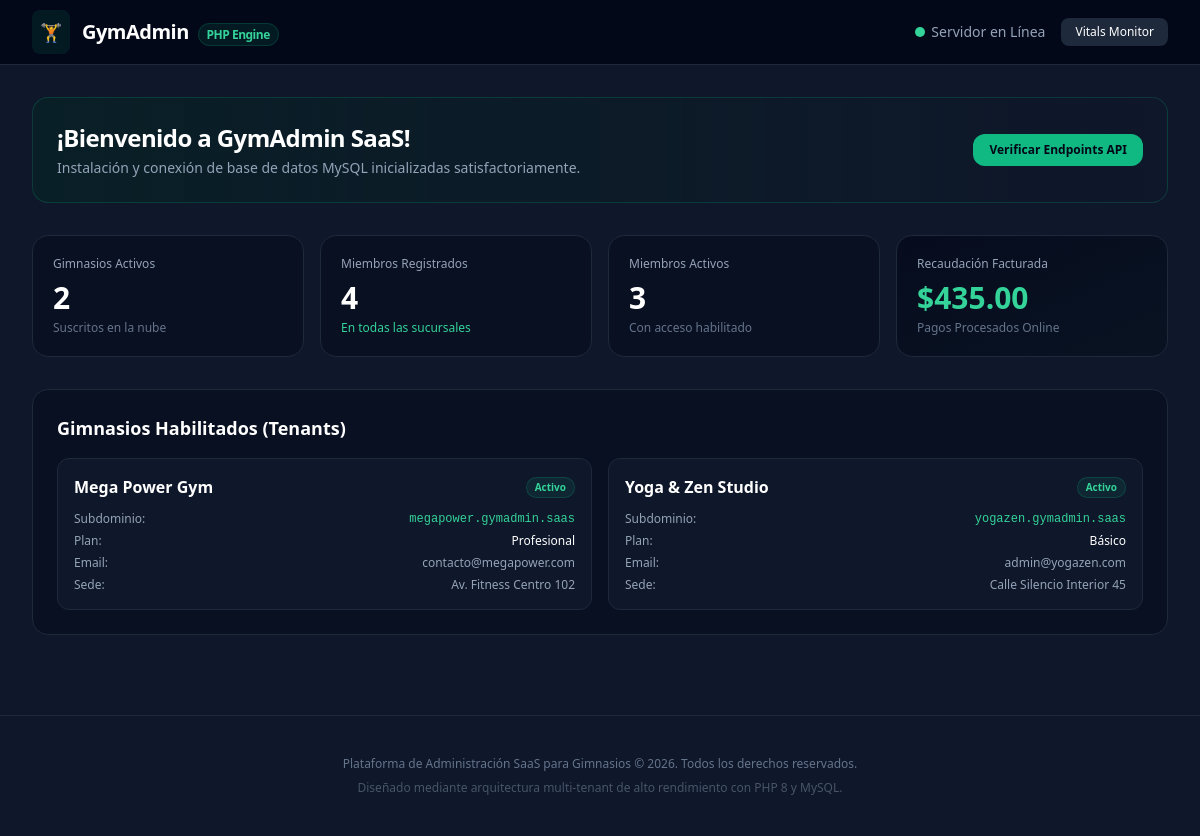
The page / on the database its author committed.
### tables this page shows
CREATE TABLE IF NOT EXISTS `gimnasios` (
  `id` INT AUTO_INCREMENT PRIMARY KEY,
  `nombre` VARCHAR(100) NOT NULL,
  `subdominio` VARCHAR(50) NOT NULL UNIQUE,
  `direccion` VARCHAR(255) NULL,
  `telefono` VARCHAR(30) NULL,
  `email` VARCHAR(100) NOT NULL,
  `plan_suscripcion` ENUM('Básico', 'Profesional', 'Enterprise') DEFAULT 'Básico',
  `estado` ENUM('Activo', 'Suspendido') DEFAULT 'Activo',
  `creado_en` TIMESTAMP DEFAULT CURRENT_TIMESTAMP,
  `actualizado_en` TIMESTAMP DEFAULT CURRENT_TIMESTAMP ON UPDATE CURRENT_TIMESTAMP,
  INDEX `idx_gimnasio_estado` (`estado`),
  INDEX `idx_gimnasio_subdominio` (`subdominio`)
);

### index.php (the view, shortened to what this page needs)
<?php
$errorDB = null;
$stats = [
    'gimnasios' => 0,
    'clientes' => 0,
    'membresias_activas' => 0,
    'ingresos_totales' => 0.00
];
$gimnasios = [];
try {
    $db = getDBConnection();
    $stats['gimnasios'] = $db->query("SELECT COUNT(*) FROM gimnasios")->fetchColumn();
    $stats['clientes'] = $db->query("SELECT COUNT(*) FROM clientes")->fetchColumn();
    $stats['membresias_activas'] = $db->query("SELECT COUNT(*) FROM clientes WHERE estado = 'Activo'")->fetchColumn();
    $stats['ingresos_totales'] = (float)$db->query("SELECT SUM(monto_pagado) FROM membresias WHERE estado_pago = 'Pagado'")->fetchColumn();
    $stmtG = $db->query("SELECT * FROM gimnasios ORDER BY id ASC");
    $gimnasios = $stmtG->fetchAll();
} catch (Exception $e) {
    $errorDB = $e->getMessage();
}
?>
<!DOCTYPE html>
<html lang="es">
<head>
    <script src="https://cdn.tailwindcss.com"></script>
</head>
<body class="bg-slate-900 text-slate-100 min-h-screen font-sans">
    <header class="border-b border-slate-800 bg-slate-950/85 backdrop-blur-md sticky top-0 z-50">
        <div class="max-w-7xl mx-auto px-4 sm:px-6 lg:px-8 h-16 flex items-center justify-between">
            <div class="flex items-center space-x-3">
                <div class="p-2 bg-emerald-500/10 text-emerald-400 rounded-lg font-bold text-lg">
                    <span>🏋️</span>
                </div>
                <span class="text-xl font-bold tracking-tight text-white">GymAdmin <span class="text-xs bg-emerald-500/10 text-emerald-400 border border-emerald-500/20 px-2 py-0.5 rounded-full ml-1">PHP Engine</span></span>
            </div>
            <div class="flex items-center space-x-4 text-sm text-slate-400">
                <span class="flex items-center"><span class="w-2.5 h-2.5 rounded-full bg-emerald-400 inline-block mr-1.5 animate-pulse"></span> Servidor en Línea</span>
                <a href="monitoring.php" class="px-3.5 py-1.5 bg-slate-800 hover:bg-slate-700 text-white font-medium rounded-lg transition text-xs">Vitals Monitor</a>
            </div>
        </div>
    </header>
    <main class="max-w-7xl mx-auto px-4 sm:px-6 lg:px-8 py-8">
        <?php if ($errorDB): ?>
        <div class="mb-8 p-4 bg-red-500/10 border border-red-500/20 rounded-xl flex items-start space-x-3">
            <span class="text-2xl">⚠️</span>
            <div>
                <h3 class="font-semibold text-red-400">Falla en Conexión a Base de Datos</h3>
                <p class="text-xs text-slate-400 mt-1">El servidor PHP funciona, pero no pudo conectar a MySQL. Comprueba la configuración de credenciales del archivo <code class="bg-slate-950 px-1 py-0.5 rounded text-red-300 font-mono text-xs">config.php</code>.</p>
                <p class="text-xs font-mono text-red-300 mt-2 bg-slate-950/50 p-2 rounded border border-red-500/10"><?php echo htmlspecialchars($errorDB); ?></p>
            </div>
        </div>
        <?php else: ?>
        <div class="mb-8 p-6 bg-gradient-to-r from-emerald-950/40 to-slate-900 border border-emerald-500/20 rounded-2xl flex flex-col sm:flex-row sm:items-center sm:justify-between gap-4">
            <div>
                <h1 class="text-2xl font-bold text-white tracking-tight">¡Bienvenido a GymAdmin SaaS!</h1>
                <p class="text-sm text-slate-400 mt-1">Instalación y conexión de base de datos MySQL inicializadas satisfactoriamente.</p>
            </div>
            <a href="api.php/health" target="_blank" class="self-start sm:self-center px-4 py-2 bg-emerald-500 hover:bg-emerald-600 text-slate-950 font-semibold rounded-xl text-xs transition duration-200">
                Verificar Endpoints API
            </a>
        </div>
        <div class="grid grid-cols-2 lg:grid-cols-4 gap-4 mb-8">
            <div class="p-5 bg-slate-950/40 border border-slate-800 rounded-2xl">
                <div class="text-slate-400 text-xs font-medium">Gimnasios Activos</div>
                <div class="text-3xl font-bold text-white mt-2"><?php echo $stats['gimnasios']; ?></div>
                <div class="text-xs text-slate-500 mt-1">Suscritos en la nube</div>
            </div>
            <div class="p-5 bg-slate-950/40 border border-slate-800 rounded-2xl">
                <div class="text-slate-400 text-xs font-medium">Miembros Registrados</div>
                <div class="text-3xl font-bold text-white mt-2"><?php echo $stats['clientes']; ?></div>
                <div class="text-xs text-emerald-400 mt-1 font-medium">En todas las sucursales</div>
            </div>
            <div class="p-5 bg-slate-950/40 border border-slate-800 rounded-2xl">
                <div class="text-slate-400 text-xs font-medium">Miembros Activos</div>
                <div class="text-3xl font-bold text-white mt-2"><?php echo $stats['membresias_activas']; ?></div>
                <div class="text-xs text-slate-500 mt-1">Con acceso habilitado</div>
            </div>
            <div class="p-5 bg-slate-950/40 border border-slate-800 rounded-2xl bg-gradient-to-br from-slate-950/40 to-emerald-950/10">
                <div class="text-slate-400 text-xs font-medium">Recaudación Facturada</div>
                <div class="text-3xl font-bold text-emerald-400 mt-2">$<?php echo number_format($stats['ingresos_totales'], 2); ?></div>
                <div class="text-xs text-slate-500 mt-1">Pagos Procesados Online</div>
            </div>
        </div>
        <div class="p-6 bg-slate-950/40 border border-slate-800 rounded-2xl">
            <h2 class="text-lg font-semibold text-white mb-4">Gimnasios Habilitados (Tenants)</h2>
            <div class="grid md:grid-cols-2 gap-4">
                <?php foreach ($gimnasios as $g): ?>
                <div class="p-4 bg-slate-900 border border-slate-800 rounded-xl hover:border-slate-700 transition">
                    <div class="flex items-center justify-between mb-3">
                        <span class="font-semibold text-white"><?php echo htmlspecialchars($g['nombre']); ?></span>
                        <span class="px-2 py-0.5 text-[10px] font-semibold border rounded-full <?php echo $g['estado'] === 'Activo' ? 'bg-emerald-500/10 text-emerald-400 border-emerald-500/20' : 'bg-red-500/10 text-red-400 border-red-500/20'; ?>">
                            <?php echo $g['estado']; ?>
                        </span>
                    </div>
                    <div class="space-y-1.5 text-xs text-slate-400">
                        <p class="flex justify-between"><span>Subdominio:</span> <span class="font-mono text-emerald-400"><?php echo htmlspecialchars($g['subdominio']); ?>.gymadmin.saas</span></p>
                        <p class="flex justify-between"><span>Plan:</span> <span class="font-medium text-white"><?php echo $g['plan_suscripcion']; ?></span></p>
                        <p class="flex justify-between"><span>Email:</span> <span><?php echo htmlspecialchars($g['email']); ?></span></p>
                        <p class="flex justify-between"><span>Sede:</span> <span><?php echo htmlspecialchars($g['direccion'] ?? 'No registrada'); ?></span></p>
                    </div>
                </div>
                <?php endforeach; ?>
            </div>
        </div>
        <?php endif; ?>
    </main>
    <footer class="max-w-7xl mx-auto px-4 sm:px-6 lg:px-8 py-10 border-t border-slate-800 text-center text-xs text-slate-500 mt-12">
        <p>Plataforma de Administración SaaS para Gimnasios © 2026. Todos los derechos reservados.</p>
        <p class="mt-2 text-slate-600">Diseñado mediante arquitectura multi-tenant de alto rendimiento con PHP 8 y MySQL.</p>
    </footer>
</body>
</html>

### index.php (style rules this page uses)
body { font-family: 'Inter', sans-serif; }

### rows shown on the page
gimnasios: nombre "Mega Power Gym", estado "Activo", subdominio "megapower", plan_suscripcion "Profesional", email "contacto@megapower.com", direccion "Av. Fitness Centro 102"
gimnasios: nombre "Yoga & Zen Studio", estado "Activo", subdominio "yogazen", plan_suscripcion "Básico", email "admin@yogazen.com", direccion "Calle Silencio Interior 45"

### other values the page prints
$stats['gimnasios'] "2"
$stats['clientes'] "4"
$stats['membresias_activas'] "3"
$stats['ingresos_totales'] "435.00"
